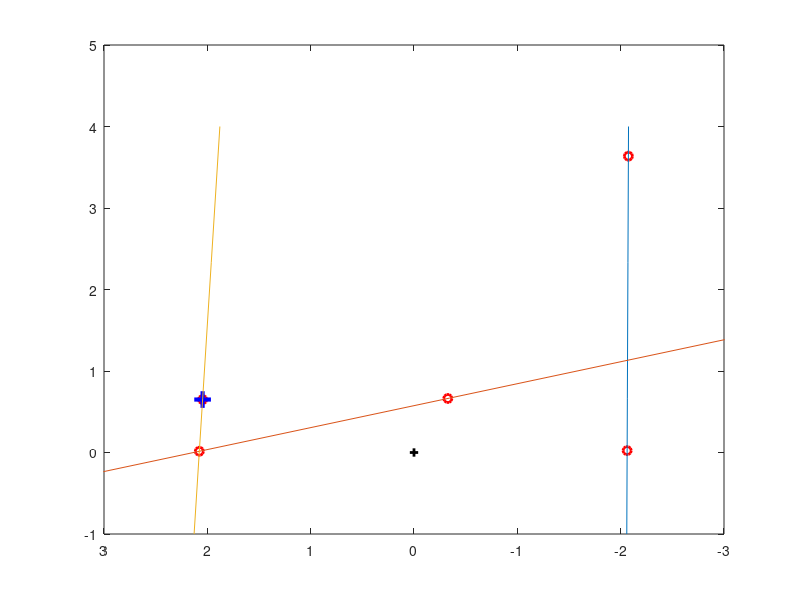
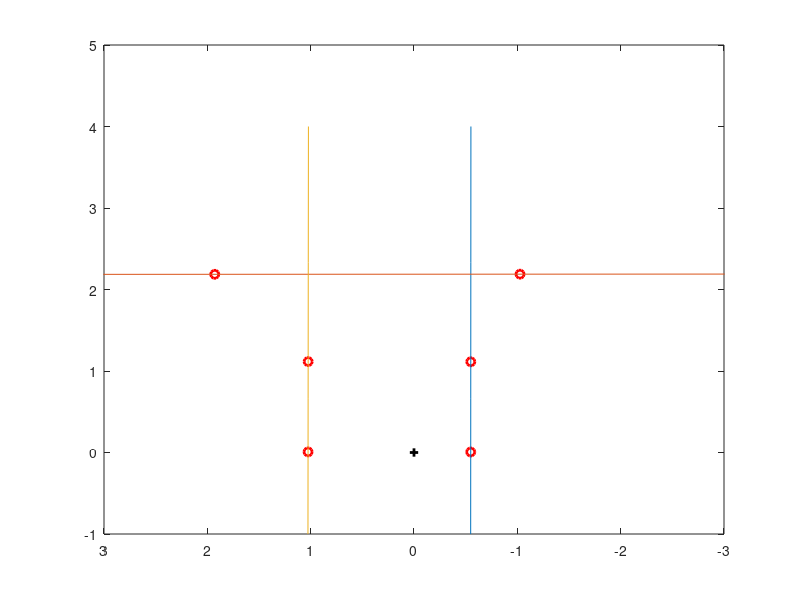
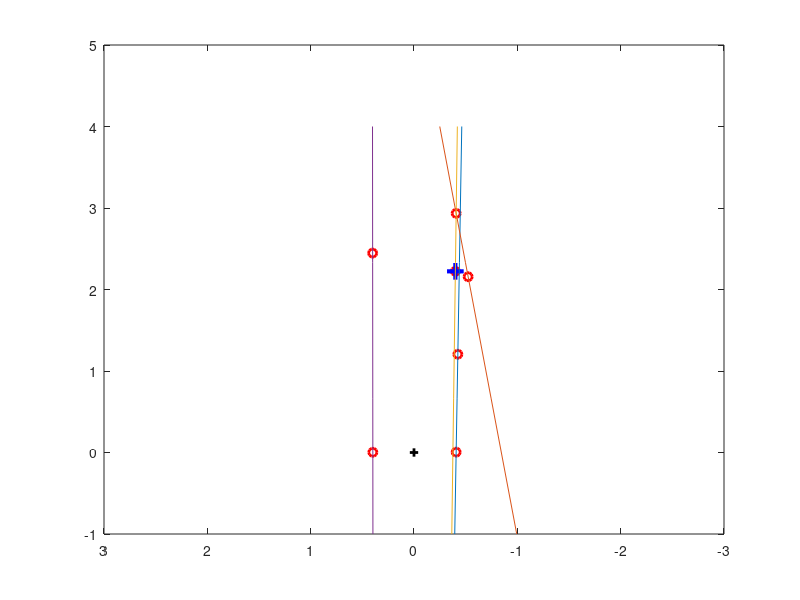
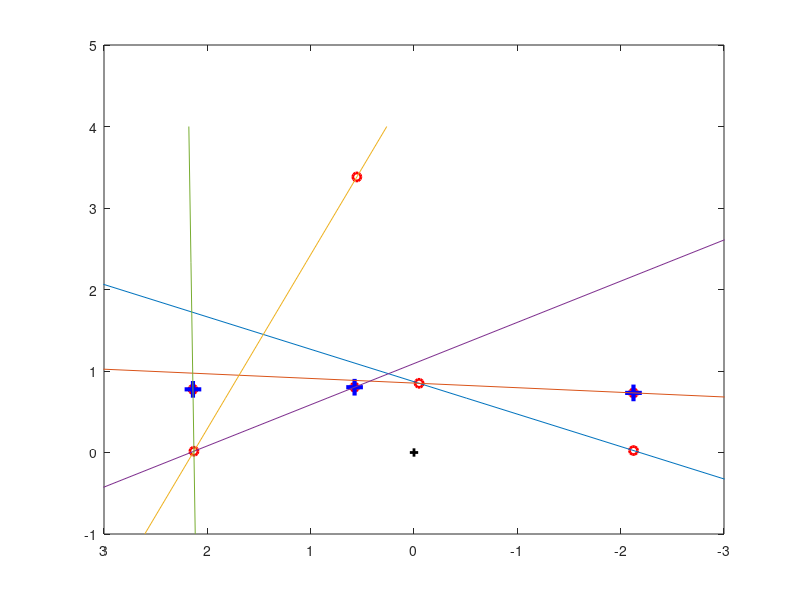

Write MATLAB code to recreate these figures, in order.
%% up corner 1
clear;
Wall=[0.0231776,-2.06257,3.63606,-2.07472,0.662913,-0.327168,0.649774,2.04582,0.0150264,2.07749];
Corner=[0.649774,2.04582];
Line=[-0.00336192,-1,-2.0625,-3.71154,-1,2.13326,-0.0498853,-1,2.07824];

WallNum=length(Wall)/2;
CornerNum=length(Corner)/2;
LineNum=length(Line)/3;

figure
plot(0,0,'k+','linewidth',2);
hold on;
for i=1:WallNum
    plot(Wall(2*i-1),Wall(2*i),'ro','linewidth',2);
end
for i=1:CornerNum
    plot(Corner(2*i-1),Corner(2*i),'b+','markers',12,'linewidth', 3);
end

x=linspace(-1,4,4);
for i=1:LineNum
    k=Line(3*i-2);
    b=Line(3*i);
    y=x*k+b;
    plot(x,y);
end
xlim([-1,5]);
ylim([-3,3]);
view([-90 90])

%% emc-sim
clear;

Wall=[0.00616846,-0.548931,1.11325,-0.549423,2.18817,-1.02598,2.18655,1.92831,1.11566,1.02433,0.00741602,1.02531];
% Corner=[];
Line=[-0.000444314,-1,-0.548928,-1819.6,-1,3980.57,-0.000889377,-1,1.02532];

WallNum=length(Wall)/2;
% CornerNum=length(Corner)/2;
LineNum=length(Line)/3;

figure
plot(0,0,'k+','linewidth',2);
hold on;
for i=1:WallNum
    plot(Wall(2*i-1),Wall(2*i),'ro','linewidth',2);
end
% for i=1:CornerNum
%     plot(Corner(2*i-1),Corner(2*i),'b+','markers',12,'linewidth', 3);
% end

x=linspace(-1,4,4);
for i=1:LineNum
    k=Line(3*i-2);
    b=Line(3*i);
    y=x*k+b;
    plot(x,y);
end
xlim([-1,5]);
ylim([-3,3]);
view([-90 90])

%% hospital
clear;

Wall=[0.00458393,-0.407923,1.20571,-0.42425,2.15689,-0.523801,2.22283,-0.400305,2.93445,-0.407958,2.44682,0.400297,0.00288162,0.398402];
Corner=[2.22283,-0.400305];
Line=[-0.013593,-1,-0.407861,0.14898,-1,-0.845135,-0.0107553,-1,-0.376397,0.000775278,-1,0.3984];

WallNum=length(Wall)/2;
CornerNum=length(Corner)/2;
LineNum=length(Line)/3;

figure
plot(0,0,'k+','linewidth',2);
hold on;
for i=1:WallNum
    plot(Wall(2*i-1),Wall(2*i),'ro','linewidth',2);
end
for i=1:CornerNum
    plot(Corner(2*i-1),Corner(2*i),'b+','markers',12,'linewidth', 3);
end

x=linspace(-1,4,4);
for i=1:LineNum
    k=Line(3*i-2);
    b=Line(3*i);
    y=x*k+b;
    plot(x,y);
end
xlim([-1,5]);
ylim([-3,3]);
view([-90 90])


%% room-middle-3
clear;

Wall=[0.0238721,-2.12438,0.731235,-2.12404,0.849016,-0.0493477,3.38113,0.553148,0.800989,0.575011,0.774966,2.13913,0.0154042,2.12973];
Corner=[0.731235,-2.12404,0.800989,0.575011,0.774966,2.13913];
Line=[2.51475,-1,-2.18441,17.6149,-1,-15.0047,-0.468424,-1,2.13695,-1.97906,-1,2.16022,0.0123727,-1,2.12954];

WallNum=length(Wall)/2;
CornerNum=length(Corner)/2;
LineNum=length(Line)/3;

figure
plot(0,0,'k+','linewidth',2);
hold on;
for i=1:WallNum
    plot(Wall(2*i-1),Wall(2*i),'ro','linewidth',2);
end
for i=1:CornerNum
    plot(Corner(2*i-1),Corner(2*i),'b+','markers',12,'linewidth', 3);
end

x=linspace(-1,4,4);
for i=1:LineNum
    k=Line(3*i-2);
    b=Line(3*i);
    y=x*k+b;
    plot(x,y);
end
xlim([-1,5]);
ylim([-3,3]);
view([-90 90])

%% plot line directly room-middle-2
figure
plot(0,0,'k+','MarkerSize',10);
xlim([-1,5]);
ylim([-3,3]);
hold on;
line([0.0238789,0.731612,0.84838],[-2.12498,-2.12514,-0.0493107]);
line([3.38047,0.800958,0.775099,0.0154015],[0.55304,0.574988,2.1395,2.12935]);
view([-90 90]);

%% plot line directly hospital
figure
plot(0,0,'k+','MarkerSize',10);
xlim([-1,5]);
ylim([-3,3]);
hold on;
line([0.0046388,1.20643],[-0.412806,-0.424506]);
line([2.15577,2.2232,2.93144],[-0.52353,-0.400372,-0.40754]);
line([2.44417,0.00289758],[0.399863,0.400609]);
view([-90 90]);

%% plot line directly hospital
figure
plot(-1,0,'k+','MarkerSize',10);
xlim([-2,3]);
ylim([-4,3]);
hold on;
line([-0.995545,0.206476,1.63332],[-1.23656,-3.3064,-2.49703]);
line([0.827612,-0.0577283,1.13757],[-1.66459,-0.104306,0.585027]);
line([2.14574,1.0531],[0.923761,2.8504]);
line([0.334296,-1.00106],[1.94028,1.18137]);
view([-90 90]);
